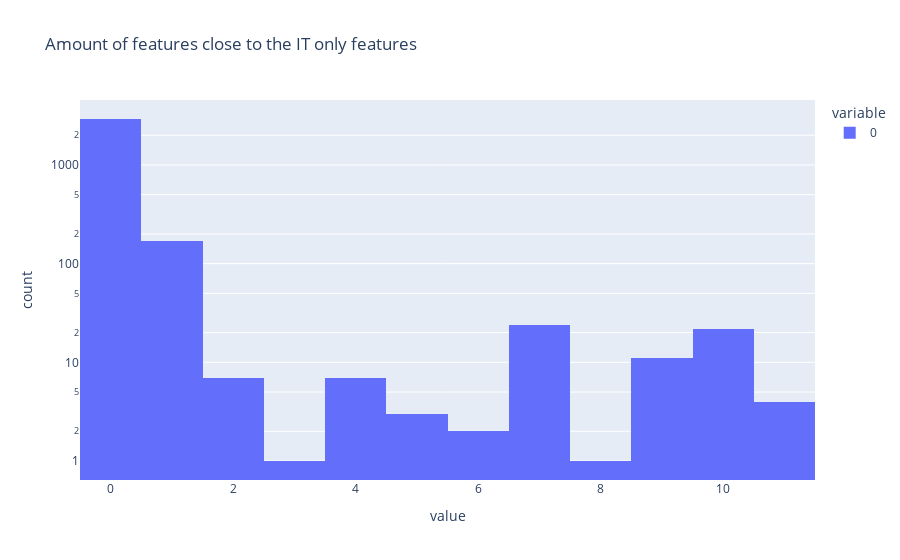

Notebook source saved alongside this figure:
### Code cell
above_treshold_count = (cosim_it_all > treshold).sum(dim=1)

assert cos_sim_it_base.shape == (
    len(only_it_feature_indices),
    len(only_base_feature_indices),
)
fig = px.histogram(
    above_treshold_count.tolist(),
    title="Amount of features close to the IT only features",
    log_y=True,
    labels={"x": "Amount of similar features", "y": "Count"},
)
fig.show()
# Create network graph of IT-base feature connections above threshold
G_it_base = nx.Graph()


# Add edges where cosine similarity is above threshold
indicies = th.where((cosim_it_all > treshold))
row_idx = indicies[0]
col_idx = indicies[1]
print(f"found {len(row_idx)} feature pairs with cosine similarity > {treshold}")
for row, col in zip(row_idx, col_idx):
    if only_it_feature_indices[row].item() != col.item():
        G_it_base.add_edge(only_it_feature_indices[row].item(), col.item(), weight=cosim_it_all[row, col].item())

# Draw the graph
plt.figure(figsize=(15, 15))
pos = nx.spring_layout(G_it_base)
# Draw nodes
nx.draw_networkx_nodes(G_it_base, pos, node_size=10)

# Draw edges with width proportional to weight 
edge_weights = [G_it_base[u][v]['weight'] for u,v in G_it_base.edges()]
nx.draw_networkx_edges(G_it_base, pos, width=[w*2 for w in edge_weights], alpha=0.5)

plt.title("Network of IT-Base Feature Connections")
plt.axis('off')
plt.show()

### Figure 1 — Plotly figure (JSON) as saved in the notebook; plotly's stock layout.template omitted (floating-point values rounded to 4 significant figures; data arrays with more than 128 entries replaced by an {"elided": "..."} marker saying what was removed)
{"data": [{"alignmentgroup": "True", "bingroup": "x", "hovertemplate": "variable=0<br>value=%{x}<br>count=%{y}<extra></extra>", "legendgroup": "0", "marker": {"color": "#636efa", "pattern": {"shape": ""}}, "name": "0", "offsetgroup": "0", "orientation": "v", "showlegend": true, "type": "histogram", "x": {"elided": "3176 int values"}, "xaxis": "x", "yaxis": "y"}], "layout": {"barmode": "relative", "legend": {"title": {"text": "variable"}, "tracegroupgap": 0}, "title": {"text": "Amount of features close to the IT only features"}, "xaxis": {"anchor": "y", "domain": [0, 1], "title": {"text": "value"}}, "yaxis": {"anchor": "x", "domain": [0, 1], "title": {"text": "count"}, "type": "log"}}}
